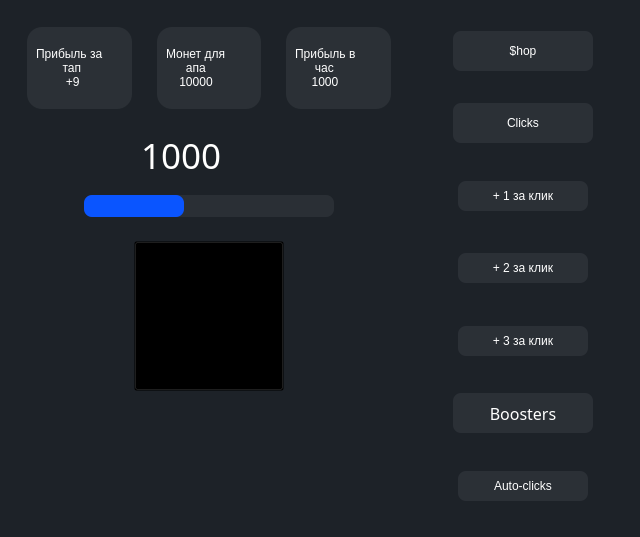
<?xml version="1.0" encoding="UTF-8"?>
<ui version="4.0">
 <class>MainWindow</class>
 <widget class="QMainWindow" name="MainWindow">
  <property name="geometry">
   <rect>
    <x>0</x>
    <y>0</y>
    <width>640</width>
    <height>537</height>
   </rect>
  </property>
  <property name="minimumSize">
   <size>
    <width>640</width>
    <height>537</height>
   </size>
  </property>
  <property name="maximumSize">
   <size>
    <width>640</width>
    <height>537</height>
   </size>
  </property>
  <property name="windowTitle">
   <string>MainWindow</string>
  </property>
  <property name="styleSheet">
   <string notr="true">background-color: rgb(29, 34, 40);</string>
  </property>
  <widget class="QWidget" name="centralwidget">
   <layout class="QHBoxLayout" name="horizontalLayout">
    <item>
     <widget class="QFrame" name="frame">
      <property name="enabled">
       <bool>true</bool>
      </property>
      <property name="minimumSize">
       <size>
        <width>400</width>
        <height>0</height>
       </size>
      </property>
      <property name="maximumSize">
       <size>
        <width>400</width>
        <height>16777215</height>
       </size>
      </property>
      <property name="frameShape">
       <enum>QFrame::NoFrame</enum>
      </property>
      <layout class="QVBoxLayout" name="verticalLayout">
       <item>
        <widget class="QFrame" name="frame_7">
         <property name="minimumSize">
          <size>
           <width>0</width>
           <height>100</height>
          </size>
         </property>
         <property name="frameShape">
          <enum>QFrame::NoFrame</enum>
         </property>
         <layout class="QHBoxLayout" name="horizontalLayout_5">
          <property name="spacing">
           <number>25</number>
          </property>
          <item>
           <widget class="QFrame" name="frame_8">
            <property name="styleSheet">
             <string notr="true">background-color: rgb(43, 48, 54);
border-radius: 15px;</string>
            </property>
            <property name="frameShape">
             <enum>QFrame::NoFrame</enum>
            </property>
            <layout class="QVBoxLayout" name="verticalLayout_3">
             <item>
              <widget class="QLabel" name="label_6">
               <property name="styleSheet">
                <string notr="true">color: rgb(255, 255, 255);

</string>
               </property>
               <property name="text">
                <string>Прибыль за
        тап
         +9</string>
               </property>
              </widget>
             </item>
            </layout>
           </widget>
          </item>
          <item>
           <widget class="QFrame" name="frame_9">
            <property name="styleSheet">
             <string notr="true">background-color: rgb(43, 48, 54);
border-radius: 15px;</string>
            </property>
            <property name="frameShape">
             <enum>QFrame::NoFrame</enum>
            </property>
            <layout class="QVBoxLayout" name="verticalLayout_4">
             <item>
              <widget class="QLabel" name="label_4">
               <property name="styleSheet">
                <string notr="true">color: rgb(255, 255, 255);

</string>
               </property>
               <property name="text">
                <string>Монет для 
      апа
    10000</string>
               </property>
              </widget>
             </item>
            </layout>
           </widget>
          </item>
          <item>
           <widget class="QFrame" name="frame_10">
            <property name="styleSheet">
             <string notr="true">background-color: rgb(43, 48, 54);
border-radius: 15px;</string>
            </property>
            <property name="frameShape">
             <enum>QFrame::NoFrame</enum>
            </property>
            <layout class="QVBoxLayout" name="verticalLayout_5">
             <item>
              <widget class="QLabel" name="label_5">
               <property name="styleSheet">
                <string notr="true">color: rgb(255, 255, 255);

</string>
               </property>
               <property name="text">
                <string>Прибыль в 
      час
     1000</string>
               </property>
              </widget>
             </item>
            </layout>
           </widget>
          </item>
         </layout>
        </widget>
       </item>
       <item>
        <widget class="QFrame" name="frame_6">
         <property name="frameShape">
          <enum>QFrame::NoFrame</enum>
         </property>
        </widget>
       </item>
       <item>
        <widget class="QFrame" name="frame_3">
         <property name="maximumSize">
          <size>
           <width>16777215</width>
           <height>50</height>
          </size>
         </property>
         <property name="frameShape">
          <enum>QFrame::NoFrame</enum>
         </property>
         <layout class="QHBoxLayout" name="horizontalLayout_2">
          <item>
           <spacer name="horizontalSpacer">
            <property name="sizeHint" stdset="0">
             <size>
              <width>40</width>
              <height>20</height>
             </size>
            </property>
           </spacer>
          </item>
          <item>
           <widget class="QLabel" name="label_2">
            <property name="minimumSize">
             <size>
              <width>50</width>
              <height>50</height>
             </size>
            </property>
            <property name="maximumSize">
             <size>
              <width>50</width>
              <height>50</height>
             </size>
            </property>
            <property name="styleSheet">
             <string notr="true">background-image:url(:/newPrefix/png-clipart-coins-coins-thumbnail (1) 1.png);
background-repeat:none;
</string>
            </property>
            <property name="text">
             <string/>
            </property>
            <property name="pixmap">
             <pixmap>../Downloads/money_img.png</pixmap>
            </property>
            <property name="scaledContents">
             <bool>false</bool>
            </property>
           </widget>
          </item>
          <item>
           <widget class="QLabel" name="label">
            <property name="maximumSize">
             <size>
              <width>200</width>
              <height>50</height>
             </size>
            </property>
            <property name="font">
             <font>
              <family>.Arial Hebrew Desk Interface</family>
              <pointsize>26</pointsize>
             </font>
            </property>
            <property name="styleSheet">
             <string notr="true">color: #fff;</string>
            </property>
            <property name="text">
             <string>1000</string>
            </property>
            <property name="textFormat">
             <enum>Qt::PlainText</enum>
            </property>
           </widget>
          </item>
          <item>
           <spacer name="horizontalSpacer_2">
            <property name="sizeHint" stdset="0">
             <size>
              <width>40</width>
              <height>20</height>
             </size>
            </property>
           </spacer>
          </item>
         </layout>
        </widget>
       </item>
       <item>
        <widget class="QFrame" name="frame_5">
         <property name="maximumSize">
          <size>
           <width>16777215</width>
           <height>70</height>
          </size>
         </property>
         <property name="styleSheet">
          <string notr="true">background: none;</string>
         </property>
         <property name="frameShape">
          <enum>QFrame::NoFrame</enum>
         </property>
         <layout class="QHBoxLayout" name="horizontalLayout_3">
          <item>
           <widget class="QProgressBar" name="progressBar">
            <property name="minimumSize">
             <size>
              <width>250</width>
              <height>0</height>
             </size>
            </property>
            <property name="maximumSize">
             <size>
              <width>250</width>
              <height>16777215</height>
             </size>
            </property>
            <property name="styleSheet">
             <string notr="true">QProgressBar{
	border-radius: 8px;
	background-color: rgb(42, 47, 53);
}

QProgressBar::chunk{
	
	background-color: rgb(10, 85, 255);
	border-radius: 8px;
}</string>
            </property>
            <property name="value">
             <number>40</number>
            </property>
            <property name="textVisible">
             <bool>false</bool>
            </property>
           </widget>
          </item>
         </layout>
        </widget>
       </item>
       <item>
        <widget class="QFrame" name="frame_4">
         <property name="maximumSize">
          <size>
           <width>16777215</width>
           <height>400</height>
          </size>
         </property>
         <property name="frameShape">
          <enum>QFrame::NoFrame</enum>
         </property>
         <layout class="QHBoxLayout" name="horizontalLayout_4">
          <item>
           <widget class="QPushButton" name="pushButton">
            <property name="minimumSize">
             <size>
              <width>150</width>
              <height>150</height>
             </size>
            </property>
            <property name="maximumSize">
             <size>
              <width>150</width>
              <height>150</height>
             </size>
            </property>
            <property name="styleSheet">
             <string notr="true">background-color: rgba(0, 0, 0, 0);

</string>
            </property>
            <property name="text">
             <string/>
            </property>
            <property name="icon">
             <iconset resource="Новая папка/img.qrc">
              <normaloff>:/newPrefix/fT6nvb2zUEk 1.png</normaloff>:/newPrefix/fT6nvb2zUEk 1.png</iconset>
            </property>
            <property name="iconSize">
             <size>
              <width>150</width>
              <height>150</height>
             </size>
            </property>
           </widget>
          </item>
         </layout>
        </widget>
       </item>
       <item>
        <spacer name="verticalSpacer">
         <property name="sizeHint" stdset="0">
          <size>
           <width>20</width>
           <height>40</height>
          </size>
         </property>
        </spacer>
       </item>
      </layout>
     </widget>
    </item>
    <item>
     <widget class="QFrame" name="frame_2">
      <property name="styleSheet">
       <string notr="true"/>
      </property>
      <property name="frameShape">
       <enum>QFrame::NoFrame</enum>
      </property>
      <layout class="QVBoxLayout" name="verticalLayout_2">
       <item>
        <widget class="QFrame" name="frame_14">
         <property name="minimumSize">
          <size>
           <width>0</width>
           <height>0</height>
          </size>
         </property>
         <property name="maximumSize">
          <size>
           <width>16777215</width>
           <height>80</height>
          </size>
         </property>
         <property name="frameShape">
          <enum>QFrame::NoFrame</enum>
         </property>
         <property name="frameShadow">
          <enum>QFrame::Raised</enum>
         </property>
         <layout class="QHBoxLayout" name="horizontalLayout_9">
          <item>
           <spacer name="horizontalSpacer_10">
            <property name="orientation">
             <enum>Qt::Horizontal</enum>
            </property>
            <property name="sizeHint" stdset="0">
             <size>
              <width>40</width>
              <height>20</height>
             </size>
            </property>
           </spacer>
          </item>
          <item>
           <widget class="QPushButton" name="pushButton_5">
            <property name="minimumSize">
             <size>
              <width>140</width>
              <height>40</height>
             </size>
            </property>
            <property name="styleSheet">
             <string notr="true">background-color: rgb(43, 48, 54);
color: rgb(255, 255, 255);
border-radius: 8px;</string>
            </property>
            <property name="text">
             <string>$hop</string>
            </property>
           </widget>
          </item>
          <item>
           <spacer name="horizontalSpacer_9">
            <property name="orientation">
             <enum>Qt::Horizontal</enum>
            </property>
            <property name="sizeHint" stdset="0">
             <size>
              <width>40</width>
              <height>20</height>
             </size>
            </property>
           </spacer>
          </item>
         </layout>
        </widget>
       </item>
       <item>
        <widget class="QFrame" name="frame_13">
         <property name="maximumSize">
          <size>
           <width>16777215</width>
           <height>80</height>
          </size>
         </property>
         <property name="frameShape">
          <enum>QFrame::NoFrame</enum>
         </property>
         <property name="frameShadow">
          <enum>QFrame::Raised</enum>
         </property>
         <layout class="QHBoxLayout" name="horizontalLayout_8">
          <item>
           <spacer name="horizontalSpacer_8">
            <property name="orientation">
             <enum>Qt::Horizontal</enum>
            </property>
            <property name="sizeHint" stdset="0">
             <size>
              <width>40</width>
              <height>20</height>
             </size>
            </property>
           </spacer>
          </item>
          <item>
           <widget class="QPushButton" name="pushButton_4">
            <property name="minimumSize">
             <size>
              <width>140</width>
              <height>40</height>
             </size>
            </property>
            <property name="styleSheet">
             <string notr="true">background-color: rgb(43, 48, 54);
color: rgb(255, 255, 255);
border-radius: 8px;</string>
            </property>
            <property name="text">
             <string>Clicks</string>
            </property>
           </widget>
          </item>
          <item>
           <spacer name="horizontalSpacer_7">
            <property name="orientation">
             <enum>Qt::Horizontal</enum>
            </property>
            <property name="sizeHint" stdset="0">
             <size>
              <width>40</width>
              <height>20</height>
             </size>
            </property>
           </spacer>
          </item>
         </layout>
        </widget>
       </item>
       <item>
        <widget class="QFrame" name="frame_17">
         <property name="maximumSize">
          <size>
           <width>16777215</width>
           <height>80</height>
          </size>
         </property>
         <property name="frameShape">
          <enum>QFrame::NoFrame</enum>
         </property>
         <property name="frameShadow">
          <enum>QFrame::Raised</enum>
         </property>
         <layout class="QHBoxLayout" name="horizontalLayout_12">
          <item>
           <spacer name="horizontalSpacer_15">
            <property name="orientation">
             <enum>Qt::Horizontal</enum>
            </property>
            <property name="sizeHint" stdset="0">
             <size>
              <width>40</width>
              <height>20</height>
             </size>
            </property>
           </spacer>
          </item>
          <item>
           <widget class="QPushButton" name="pushButton_8">
            <property name="minimumSize">
             <size>
              <width>130</width>
              <height>30</height>
             </size>
            </property>
            <property name="styleSheet">
             <string notr="true">background-color: rgb(43, 48, 54);
color: rgb(255, 255, 255);
border-radius: 8px;</string>
            </property>
            <property name="text">
             <string>+ 1 за клик</string>
            </property>
           </widget>
          </item>
          <item>
           <spacer name="horizontalSpacer_16">
            <property name="orientation">
             <enum>Qt::Horizontal</enum>
            </property>
            <property name="sizeHint" stdset="0">
             <size>
              <width>40</width>
              <height>20</height>
             </size>
            </property>
           </spacer>
          </item>
         </layout>
        </widget>
       </item>
       <item>
        <widget class="QFrame" name="frame_16">
         <property name="maximumSize">
          <size>
           <width>16777215</width>
           <height>80</height>
          </size>
         </property>
         <property name="frameShape">
          <enum>QFrame::NoFrame</enum>
         </property>
         <property name="frameShadow">
          <enum>QFrame::Raised</enum>
         </property>
         <layout class="QHBoxLayout" name="horizontalLayout_11">
          <item>
           <spacer name="horizontalSpacer_13">
            <property name="orientation">
             <enum>Qt::Horizontal</enum>
            </property>
            <property name="sizeHint" stdset="0">
             <size>
              <width>40</width>
              <height>20</height>
             </size>
            </property>
           </spacer>
          </item>
          <item>
           <widget class="QPushButton" name="pushButton_7">
            <property name="minimumSize">
             <size>
              <width>130</width>
              <height>30</height>
             </size>
            </property>
            <property name="styleSheet">
             <string notr="true">background-color: rgb(43, 48, 54);
color: rgb(255, 255, 255);
border-radius: 8px;</string>
            </property>
            <property name="text">
             <string>+ 2 за клик</string>
            </property>
           </widget>
          </item>
          <item>
           <spacer name="horizontalSpacer_14">
            <property name="orientation">
             <enum>Qt::Horizontal</enum>
            </property>
            <property name="sizeHint" stdset="0">
             <size>
              <width>40</width>
              <height>20</height>
             </size>
            </property>
           </spacer>
          </item>
         </layout>
        </widget>
       </item>
       <item>
        <widget class="QFrame" name="frame_15">
         <property name="maximumSize">
          <size>
           <width>16777215</width>
           <height>80</height>
          </size>
         </property>
         <property name="frameShape">
          <enum>QFrame::NoFrame</enum>
         </property>
         <property name="frameShadow">
          <enum>QFrame::Raised</enum>
         </property>
         <layout class="QHBoxLayout" name="horizontalLayout_10">
          <item>
           <spacer name="horizontalSpacer_12">
            <property name="orientation">
             <enum>Qt::Horizontal</enum>
            </property>
            <property name="sizeHint" stdset="0">
             <size>
              <width>40</width>
              <height>20</height>
             </size>
            </property>
           </spacer>
          </item>
          <item>
           <widget class="QPushButton" name="pushButton_6">
            <property name="minimumSize">
             <size>
              <width>130</width>
              <height>30</height>
             </size>
            </property>
            <property name="styleSheet">
             <string notr="true">background-color: rgb(43, 48, 54);
color: rgb(255, 255, 255);
border-radius: 8px;</string>
            </property>
            <property name="text">
             <string>+ 3 за клик</string>
            </property>
           </widget>
          </item>
          <item>
           <spacer name="horizontalSpacer_11">
            <property name="orientation">
             <enum>Qt::Horizontal</enum>
            </property>
            <property name="sizeHint" stdset="0">
             <size>
              <width>40</width>
              <height>20</height>
             </size>
            </property>
           </spacer>
          </item>
         </layout>
        </widget>
       </item>
       <item>
        <widget class="QFrame" name="frame_12">
         <property name="maximumSize">
          <size>
           <width>16777215</width>
           <height>80</height>
          </size>
         </property>
         <property name="styleSheet">
          <string notr="true"/>
         </property>
         <property name="frameShadow">
          <enum>QFrame::Raised</enum>
         </property>
         <layout class="QHBoxLayout" name="horizontalLayout_7">
          <item>
           <spacer name="horizontalSpacer_6">
            <property name="orientation">
             <enum>Qt::Horizontal</enum>
            </property>
            <property name="sizeHint" stdset="0">
             <size>
              <width>40</width>
              <height>20</height>
             </size>
            </property>
           </spacer>
          </item>
          <item>
           <widget class="QPushButton" name="pushButton_2">
            <property name="minimumSize">
             <size>
              <width>140</width>
              <height>40</height>
             </size>
            </property>
            <property name="maximumSize">
             <size>
              <width>150</width>
              <height>16777215</height>
             </size>
            </property>
            <property name="font">
             <font>
              <family>a_Concepto</family>
              <pointsize>12</pointsize>
             </font>
            </property>
            <property name="styleSheet">
             <string notr="true">background-color: rgb(43, 48, 54);
color: rgb(255, 255, 255);
border-radius: 8px;</string>
            </property>
            <property name="text">
             <string>Boosters</string>
            </property>
           </widget>
          </item>
          <item>
           <spacer name="horizontalSpacer_5">
            <property name="orientation">
             <enum>Qt::Horizontal</enum>
            </property>
            <property name="sizeHint" stdset="0">
             <size>
              <width>40</width>
              <height>20</height>
             </size>
            </property>
           </spacer>
          </item>
         </layout>
        </widget>
       </item>
       <item>
        <widget class="QFrame" name="frame_18">
         <property name="maximumSize">
          <size>
           <width>16777215</width>
           <height>80</height>
          </size>
         </property>
         <property name="frameShape">
          <enum>QFrame::NoFrame</enum>
         </property>
         <property name="frameShadow">
          <enum>QFrame::Raised</enum>
         </property>
         <layout class="QHBoxLayout" name="horizontalLayout_13">
          <item>
           <spacer name="horizontalSpacer_17">
            <property name="orientation">
             <enum>Qt::Horizontal</enum>
            </property>
            <property name="sizeHint" stdset="0">
             <size>
              <width>40</width>
              <height>20</height>
             </size>
            </property>
           </spacer>
          </item>
          <item>
           <widget class="QPushButton" name="pushButton_9">
            <property name="minimumSize">
             <size>
              <width>130</width>
              <height>30</height>
             </size>
            </property>
            <property name="styleSheet">
             <string notr="true">background-color: rgb(43, 48, 54);
color: rgb(255, 255, 255);
border-radius: 8px;</string>
            </property>
            <property name="text">
             <string>Auto-clicks</string>
            </property>
           </widget>
          </item>
          <item>
           <spacer name="horizontalSpacer_18">
            <property name="orientation">
             <enum>Qt::Horizontal</enum>
            </property>
            <property name="sizeHint" stdset="0">
             <size>
              <width>40</width>
              <height>20</height>
             </size>
            </property>
           </spacer>
          </item>
         </layout>
        </widget>
       </item>
      </layout>
     </widget>
    </item>
   </layout>
  </widget>
 </widget>
 <resources>
  <include location="Новая папка/img.qrc"/>
 </resources>
 <connections/>
</ui>
